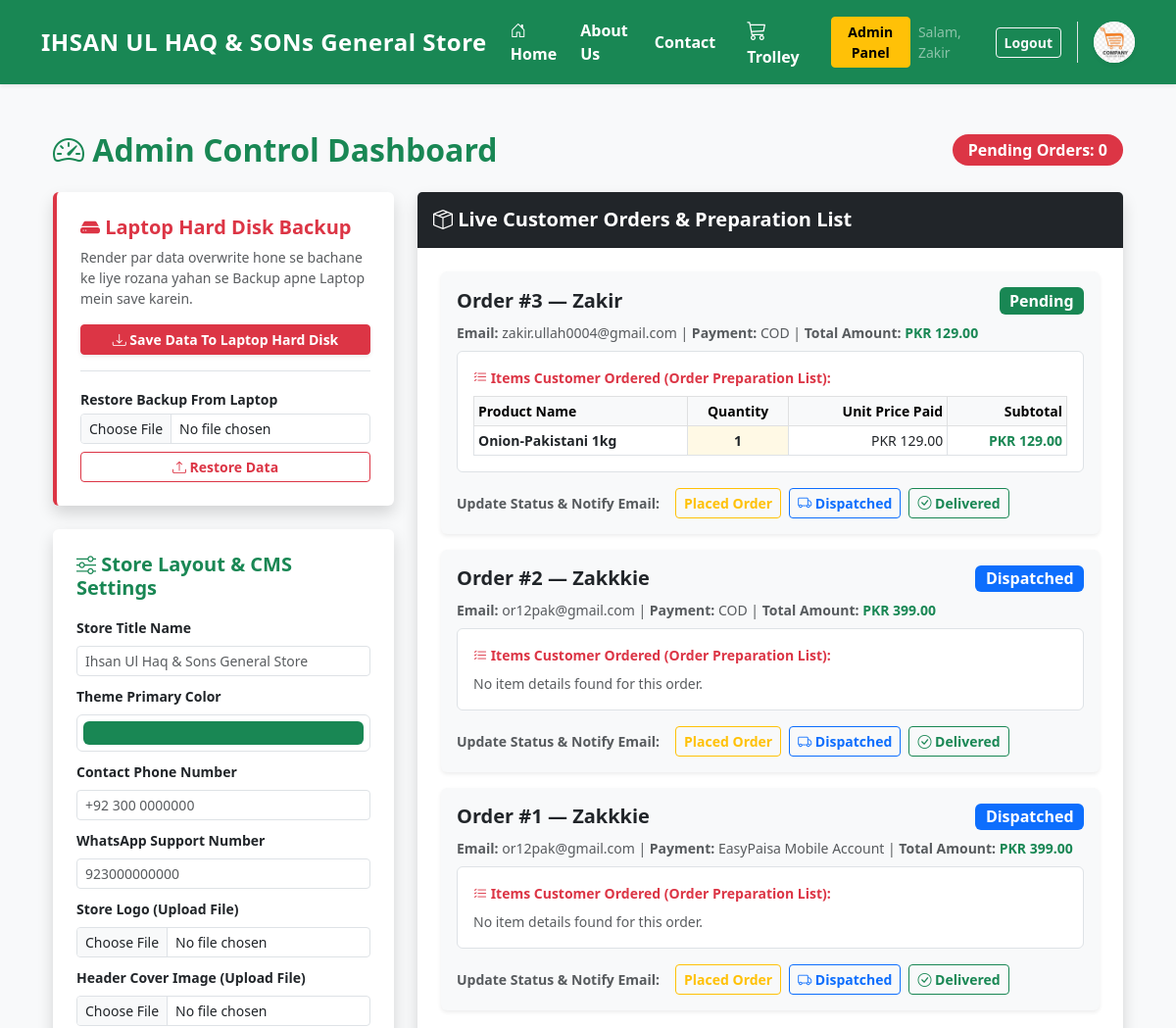
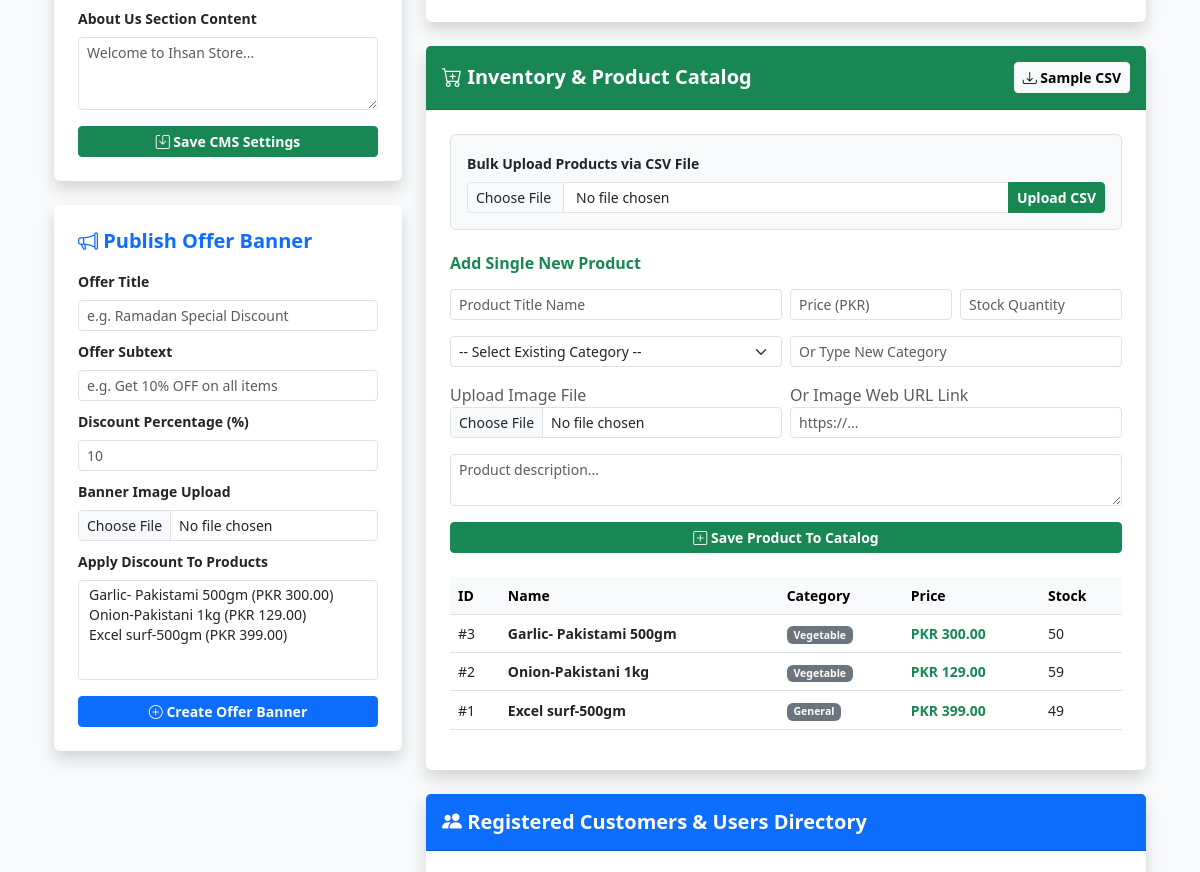
The app's page /admin/dashboard (signed in, upper part), older data (2 pictures, top to bottom).
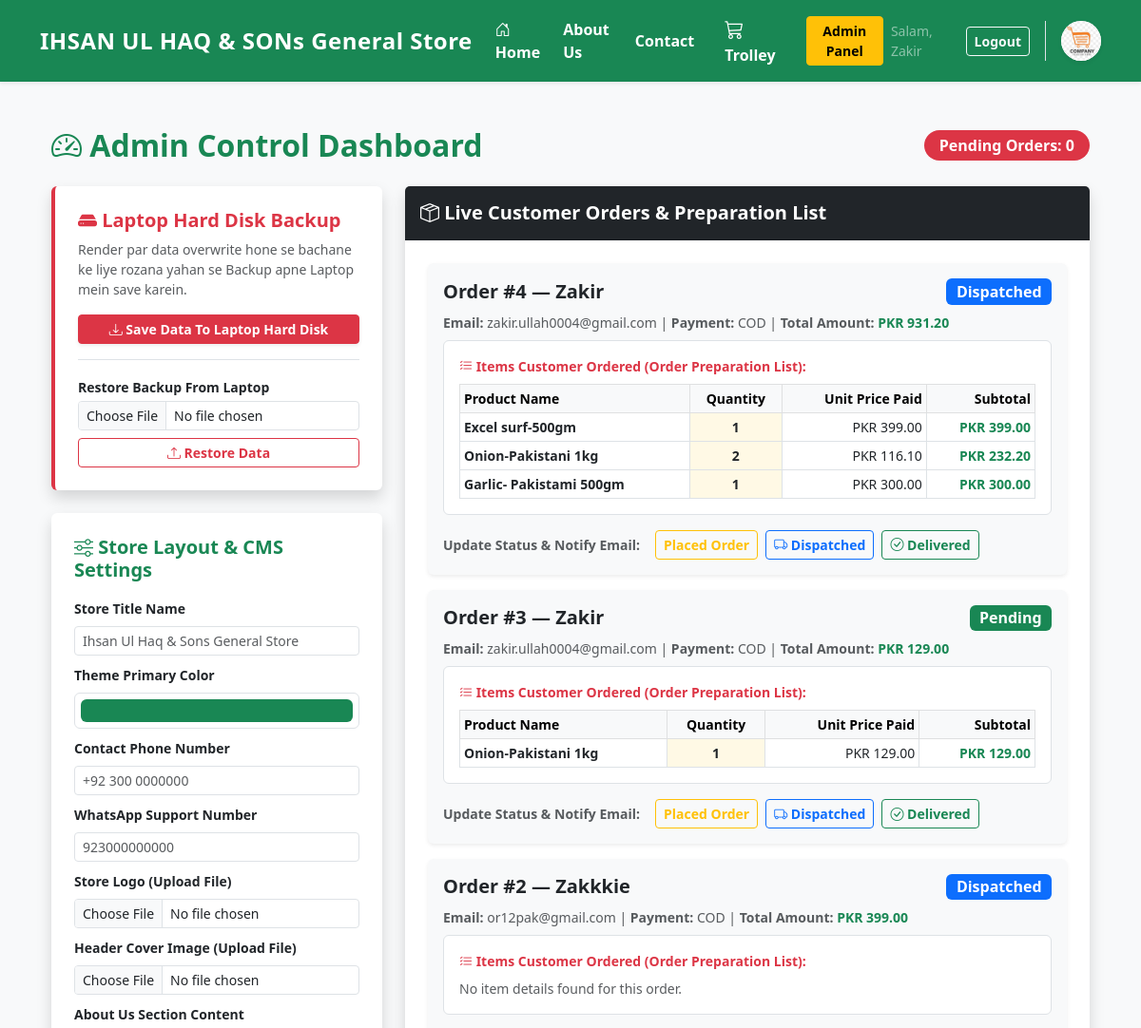
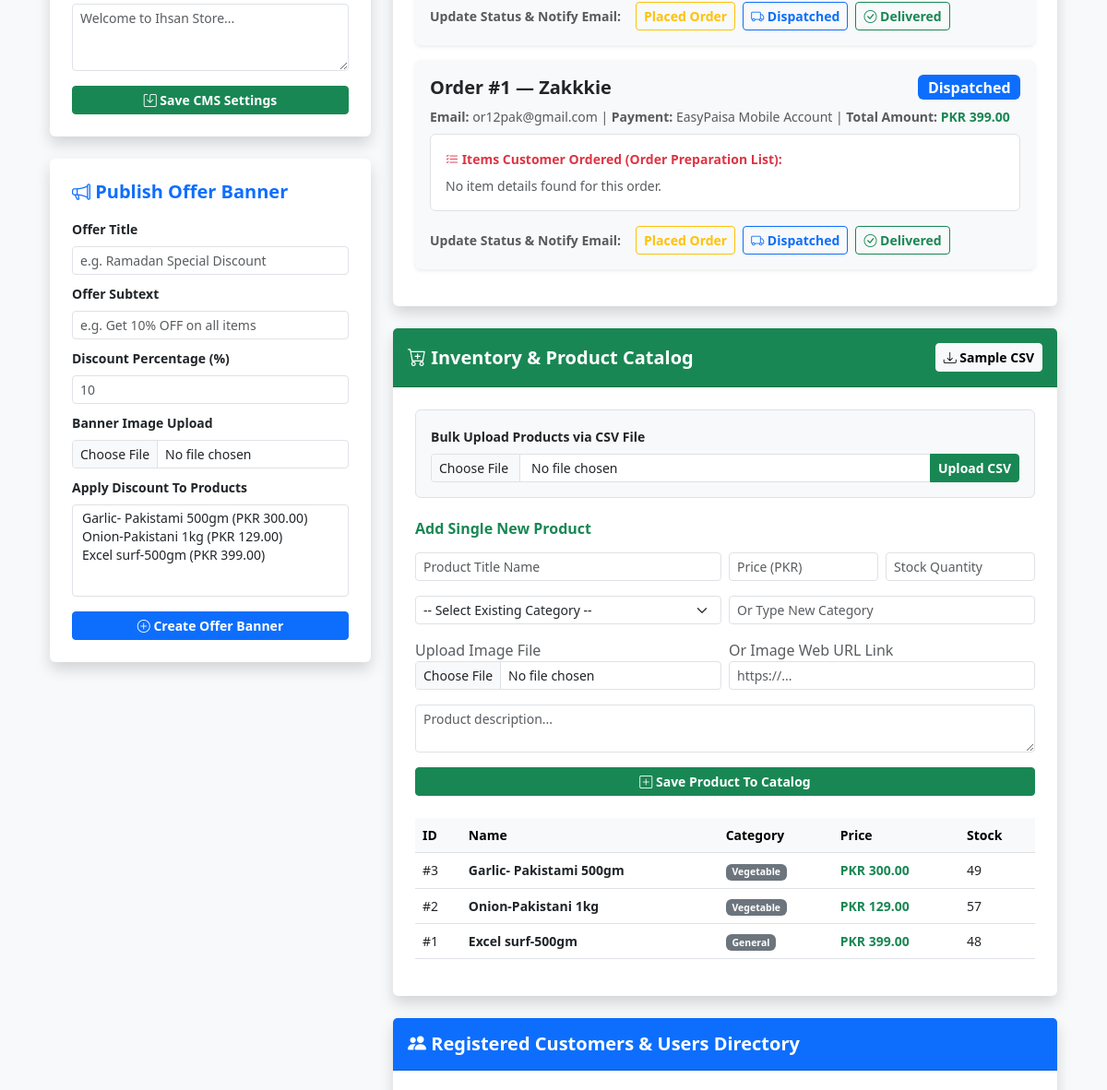
The same page, newer data (2 pictures, top to bottom).
### tables this page shows
CREATE TABLE orders (
            id INTEGER PRIMARY KEY AUTOINCREMENT,
            user_id INTEGER NOT NULL,
            total_price REAL NOT NULL,
            status TEXT NOT NULL,
            payment_method TEXT NOT NULL DEFAULT 'Cash on Delivery',
            order_date TIMESTAMP DEFAULT CURRENT_TIMESTAMP, transaction_id TEXT,
            FOREIGN KEY (user_id) REFERENCES users (id)
        );

CREATE TABLE order_items (id INTEGER PRIMARY KEY AUTOINCREMENT, order_id INTEGER, product_id INTEGER, quantity INTEGER, price REAL);

CREATE TABLE products (
            id INTEGER PRIMARY KEY AUTOINCREMENT,
            name TEXT NOT NULL,
            description TEXT,
            price REAL NOT NULL,
            stock INTEGER NOT NULL,
            image_url TEXT
        , banner_id INTEGER DEFAULT NULL, category TEXT DEFAULT 'General');

### routes/admin.py (the view, shortened to what this page needs)
@admin_bp.route('/dashboard', methods=['GET', 'POST'])
def dashboard():
    if not is_admin():
        flash('Aap is page ko access nahi kar sakte.', 'error')
        return redirect(url_for('auth.login'))
    conn = get_db_connection()
    cursor = conn.cursor()
    cursor.execute("SELECT * FROM products ORDER BY id DESC")
    products = cursor.fetchall()
    cursor.execute("SELECT DISTINCT category FROM products WHERE category IS NOT NULL")
    categories = [r['category'] for r in cursor.fetchall()]
    cursor.execute("SELECT * FROM banners ORDER BY id DESC")
    banners = cursor.fetchall()
    cursor.execute('''
        SELECT orders.id, COALESCE(users.username, 'Guest') as username, COALESCE(users.email, 'N/A') as email, orders.total_price, orders.payment_method, orders.transaction_id, orders.status
        FROM orders
        LEFT JOIN users ON orders.user_id = users.id
        ORDER BY orders.id DESC
    ''')
    orders_raw = cursor.fetchall()
    orders = []
    for ord_item in orders_raw:
        o = dict(ord_item)
        cursor.execute('''
            SELECT order_items.quantity, order_items.price, products.name
            FROM order_items
            JOIN products ON order_items.product_id = products.id
            WHERE order_items.order_id = ?
        ''', (o['id'],))
        o['order_items_list'] = cursor.fetchall()
        orders.append(o)
    cursor.execute("SELECT COUNT(*) as count FROM orders WHERE status = 'Placed Order'")
    total_orders = cursor.fetchone()['count']
    cursor.execute("SELECT id, username, email, role, is_verified FROM users ORDER BY id DESC")
    users = cursor.fetchall()
    conn.close()
    return render_template('admin_dashboard.html', products=products, categories=categories, banners=banners, orders=orders, total_orders=total_orders, users=users)

### database/db_handler.py (called while the page is built)
def get_db_connection():
    conn = sqlite3.connect(DATABASE_NAME)
    conn.row_factory = sqlite3.Row
    return conn

### routes/admin.py (called while the page is built)
def is_admin():
    return session.get('role') == 'admin'

### templates/admin_dashboard.html (shortened to what the changed rows need)
{% extends "base.html" %}
{% block content %}
<div class="container-fluid py-4">
    <div class="d-flex justify-content-between align-items-center mb-4">
        <h2 class="fw-bold text-success mb-0">
            <i class="bi bi-speedometer2"></i> Admin Control Dashboard
        </h2>
    </div>
    <div class="row g-4">
        <div class="col-lg-8">
            <div class="card shadow border-0 mb-4">
                <div class="card-body p-4">
                    {% if orders %}
                        {% for order in orders %}
                        <div class="card mb-3 border-0 bg-light shadow-sm">
                            <div class="card-body p-3">
                                <div class="d-flex justify-content-between align-items-center mb-2">
                                    <h5 class="fw-bold text-dark mb-0">Order #{{ order.id }} — {{ order.username }}</h5>
                                    <span class="badge {% if order.status=='Placed Order' %}bg-warning text-dark{% elif order.status=='Dispatched' %}bg-primary{% else %}bg-success{% endif %} fs-6">
                                        {{ order.status }}
                                    </span>
                                </div>
                                <p class="small text-muted mb-2">
                                    <strong>Email:</strong> {{ order.email }} |
                                    <strong>Payment:</strong> {{ order.payment_method }}
                                    {% if order.transaction_id %}| <strong>TRX ID:</strong> <span class="badge bg-secondary">{{ order.transaction_id }}</span>{% endif %} |
                                    <strong>Total Amount:</strong> <span class="fw-bold text-success">PKR {{ "%.2f"|format(order.total_price) }}</span>
                                </p>
                                <div class="bg-white p-3 rounded border mb-3">
                                    <strong class="text-danger small d-block mb-2">
                                        <i class="bi bi-list-check"></i> Items Customer Ordered (Order Preparation List):
                                    </strong>
                                    {% if order.order_items_list %}
                                        <table class="table table-sm table-bordered mb-0 align-middle small">
                                            <thead class="table-light">
                                                <tr>
                                                    <th>Product Name</th>
                                                    <th class="text-center">Quantity</th>
                                                    <th class="text-end">Unit Price Paid</th>
                                                    <th class="text-end">Subtotal</th>
                                                </tr>
                                            </thead>
                                            <tbody>
                                                {% for item in order.order_items_list %}
                                                <tr>
                                                    <td class="fw-bold text-dark">{{ item.name }}</td>
                                                    <td class="text-center fw-bold bg-warning bg-opacity-10">{{ item.quantity }}</td>
                                                    <td class="text-end">PKR {{ "%.2f"|format(item.price) }}</td>
                                                    <td class="text-end fw-bold text-success">PKR {{ "%.2f"|format(item.quantity * item.price) }}</td>
                                                </tr>
                                                {% endfor %}
                                            </tbody>
                                        </table>
                                    {% else %}
                                        <p class="small text-muted mb-0">No item details found for this order.</p>
                                    {% endif %}
                                </div>
                                <div class="d-flex gap-2 flex-wrap align-items-center">
                                    <span class="small fw-bold text-muted me-2">Update Status & Notify Email:</span>
                                    <form action="{{ url_for('admin.update_order_status', order_id=order.id, status='Placed Order') }}" method="POST">
                                        <button type="submit" class="btn btn-sm btn-outline-warning fw-bold">Placed Order</button>
                                    </form>
                                    <form action="{{ url_for('admin.update_order_status', order_id=order.id, status='Dispatched') }}" method="POST">
                                        <button type="submit" class="btn btn-sm btn-outline-primary fw-bold">
                                            <i class="bi bi-truck"></i> Dispatched
                                        </button>
                                    </form>
                                    <form action="{{ url_for('admin.update_order_status', order_id=order.id, status='Delivered') }}" method="POST">
                                        <button type="submit" class="btn btn-sm btn-outline-success fw-bold">
                                            <i class="bi bi-check-circle"></i> Delivered
                                        </button>
                                    </form>
                                </div>
                            </div>
                        </div>
                        {% endfor %}
                    {% else %}
                        <div class="text-center py-4 text-muted">
                            <i class="bi bi-inbox fs-1 d-block mb-2"></i>
                            Abhi tak koi naya order receive nahi hua.
                        </div>
                    {% endif %}
                </div>
            </div>
            <div class="card shadow border-0 mb-4">
                <div class="card-body p-4">
                    <div class="table-responsive">
                        <table class="table table-hover align-middle small">
                            <thead class="table-light">
                                <tr>
                                    <th>ID</th>
                                    <th>Name</th>
                                    <th>Category</th>
                                    <th>Price</th>
                                    <th>Stock</th>
                                </tr>
                            </thead>
                            <tbody>
                                {% for p in products %}
                                <tr>
                                    <td>#{{ p.id }}</td>
                                    <td class="fw-bold text-dark">{{ p.name }}</td>
                                    <td><span class="badge bg-secondary">{{ p.category or 'General' }}</span></td>
                                    <td class="text-success fw-bold">PKR {{ "%.2f"|format(p.price) }}</td>
                                    <td>{{ p.stock }}</td>
                                </tr>
                                {% endfor %}
                            </tbody>
                        </table>
                    </div>
                </div>
            </div>
        </div>
    </div>
</div>
{% endblock %}

Row changes from the older to the newer data that the page shows:
added orders: id "4", username "Zakir", status "Dispatched", email "zakir.ullah0004@gmail.com", payment_method "COD", total_price "931.20"
added order_items: name "Excel surf-500gm", quantity "1", price "399.00", item.quantity*item.price "399.00", shown under "4"
added order_items: name "Onion-Pakistani 1kg", quantity "2", price "116.10", item.quantity*item.price "232.20", shown under "4"
added order_items: name "Garlic- Pakistami 500gm", quantity "1", price "300.00", item.quantity*item.price "300.00", shown under "4"
changed products "Garlic- Pakistami 500gm": stock "50" → "49"
changed products "Onion-Pakistani 1kg": stock "59" → "57"
changed products "Excel surf-500gm": stock "49" → "48"
